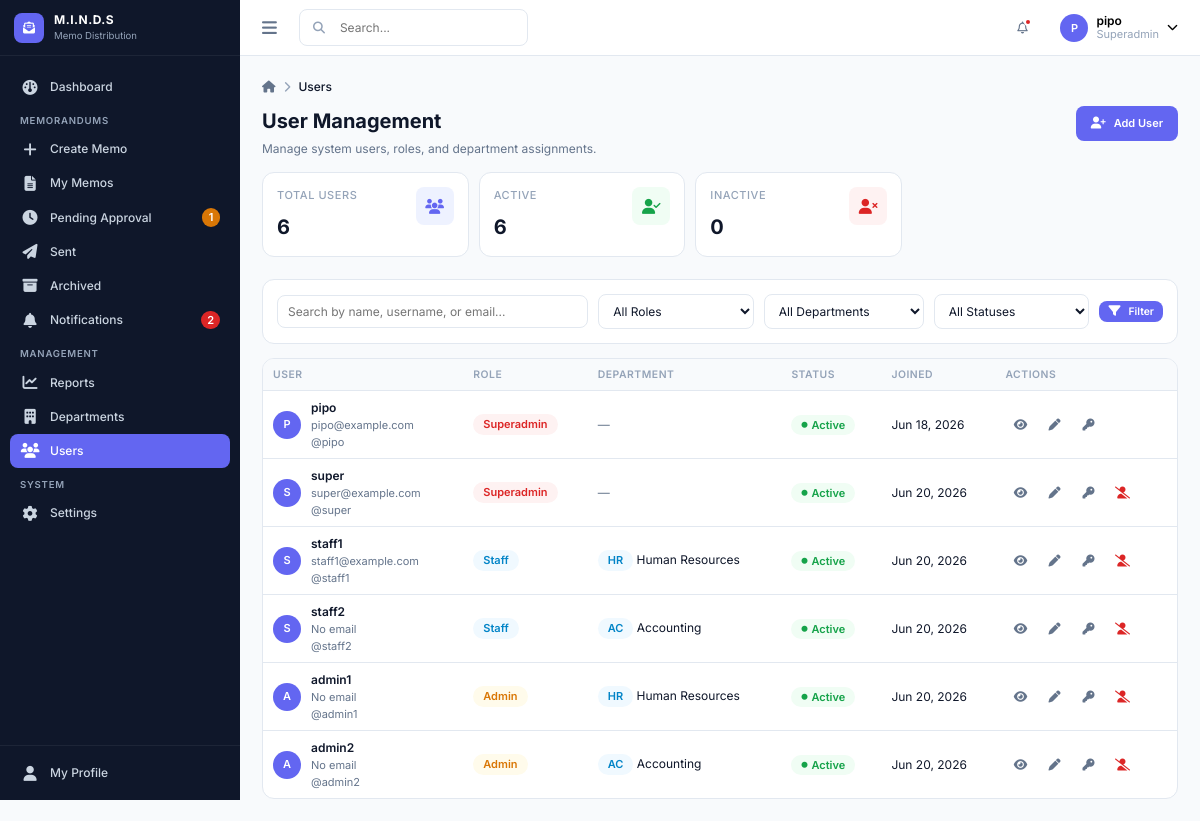
Page /users/ (signed in) on the committed database.
### accounts/models.py (models this page shows, shortened)
class User(AbstractUser):
    class Role(models.TextChoices):
        SUPERADMIN = "superadmin", "Superadmin"
        ADMIN      = "admin",      "Admin"
        STAFF      = "staff",      "Staff"
    role = models.CharField(max_length=20, choices=Role.choices, default=Role.STAFF)
    department = models.ForeignKey(
        "departments.Department",
        on_delete=models.SET_NULL,
        null=True, blank=True,
        related_name="members",
    )
    @property
    def is_superadmin(self):
        return self.role == self.Role.SUPERADMIN
    def can_send_directly(self):
        return self.role in (self.Role.SUPERADMIN, self.Role.ADMIN)
    def can_manage_departments(self):
        return self.role == self.Role.SUPERADMIN

### departments/models.py (models this page shows, shortened)
class Department(models.Model):
    name = models.CharField(max_length=150, unique=True)
    code = models.CharField(max_length=20, unique=True)
    description = models.TextField(blank=True)
    created_at = models.DateTimeField(auto_now_add=True)
    class Meta:
        ordering = ["name"]
    def __str__(self):
        return self.name

### users/views.py (the view)
# urls.py: path("", views.UserListView.as_view(), name="list"),
class UserListView(LoginRequiredMixin, SuperadminRequiredMixin, ListView):
    model = User
    template_name = "users/user_list.html"
    context_object_name = "users"
    paginate_by = 15
    def get_queryset(self):
        qs = User.objects.select_related("department").order_by("first_name", "last_name")
        q = self.request.GET.get("q")
        role = self.request.GET.get("role")
        dept = self.request.GET.get("department")
        status = self.request.GET.get("status")
        if q:
            qs = qs.filter(Q(first_name__icontains=q) | Q(last_name__icontains=q) | Q(username__icontains=q) | Q(email__icontains=q))
        if role:
            qs = qs.filter(role=role)
        if dept:
            qs = qs.filter(department_id=dept)
        if status == "active":
            qs = qs.filter(is_active=True)
        elif status == "inactive":
            qs = qs.filter(is_active=False)
        return qs
    def get_context_data(self, **kwargs):
        context = super().get_context_data(**kwargs)
        context.update({
            "page_title": "User Management",
            "page_subtitle": "Manage system users, roles, and department assignments.",
            "breadcrumbs": [{"label": "Users"}],
            "filter_form": UserFilterForm(self.request.GET),
            "total_users": User.objects.count(),
            "active_users": User.objects.filter(is_active=True).count(),
            "inactive_users": User.objects.filter(is_active=False).count(),
        })
        return context

### users/forms.py
class UserFilterForm(forms.Form):
    q = forms.CharField(required=False, widget=forms.TextInput(attrs={"class": "form-control", "placeholder": "Search by name, username, or email..."}))
    role = forms.ChoiceField(required=False, choices=[("", "All Roles")] + list(User.Role.choices), widget=forms.Select(attrs={"class": "form-control"}))
    department = forms.ModelChoiceField(required=False, queryset=Department.objects.all().order_by("name"), empty_label="All Departments", widget=forms.Select(attrs={"class": "form-control"}))
    status = forms.ChoiceField(required=False, choices=[("", "All Statuses"), ("active", "Active"), ("inactive", "Inactive")], widget=forms.Select(attrs={"class": "form-control"}))

### core/context_processors.py (called while the page is built, shortened)
def global_counts(request):
    if not request.user.is_authenticated:
        return {}
    user = request.user
    data = {
        "unread_notif_count": Notification.objects.for_user(user).unread().count(),
        "recent_notifications": (
            Notification.objects.for_user(user).select_related("memo")[:6]
        ),
    }
    if user.can_send_directly():
        data["pending_count"] = Memorandum.objects.visible_to(user).pending_approval().count()
        data["draft_count"] = (
            Memorandum.objects.filter(created_by=user, status="draft").count()
        )
    return data

### core/permissions.py (called while the page is built)
    def test_func(self):
        user = self.request.user
        return user.is_authenticated and user.role in self.allowed_roles

### memos/models.py (called while the page is built, shortened)
    def visible_to(self, user):
        from django.db.models import Q
        if user.is_superadmin:
            return self

    def pending_approval(self):
        return self.filter(status=Memorandum.Status.PENDING)

### notifications/models.py (called while the page is built)
    def unread(self):
        return self.filter(is_read=False)

    def for_user(self, user):
        from memos.models import Memorandum
        return self.filter(
        user=user,
        memo__in=Memorandum.objects.visible_to(user)
    )

### users/templates/users/user_list.html (shortened to what this page needs)
{% extends "base.html" %}
{% block breadcrumb %}{% include "partials/breadcrumb.html" %}{% endblock %}
{% block content %}
<div class="page-header">
    <div><h1>User Management</h1><p>Manage system users, roles, and department assignments.</p></div>
    <div class="page-header-actions">
        <a href="{% url 'users:create' %}" class="btn btn-primary"><i class="fa-solid fa-user-plus"></i> Add User</a>
    </div>
</div>
<div class="stats-grid" style="grid-template-columns:repeat(3,1fr);max-width:640px;margin-bottom:var(--space-6);">
    {% include "partials/stats_card.html" with label="Total Users" value=total_users icon="users" color="primary" %}
    {% include "partials/stats_card.html" with label="Active" value=active_users icon="user-check" color="success" %}
    {% include "partials/stats_card.html" with label="Inactive" value=inactive_users icon="user-xmark" color="danger" %}
</div>
<div class="card mb-4">
    <form method="get" class="flex flex-wrap items-center gap-3">
        <div style="flex:2;min-width:200px;">{{ filter_form.q }}</div>
        <div style="flex:1;min-width:140px;">{{ filter_form.role }}</div>
        <div style="flex:1;min-width:160px;">{{ filter_form.department }}</div>
        <div style="flex:1;min-width:140px;">{{ filter_form.status }}</div>
        <button type="submit" class="btn btn-primary btn-sm"><i class="fa-solid fa-filter"></i> Filter</button>
    </form>
</div>
<div class="table-wrapper">
    {% if users %}
    <table class="data-table">
        <thead>
            <tr><th>User</th><th>Role</th><th>Department</th><th>Status</th><th>Joined</th><th>Actions</th></tr>
        </thead>
        <tbody>
            {% for u in users %}
            <tr>
                <td data-label="User">
                    <div class="cell-title">
                        <div class="user-avatar">{{ u.first_name|first|default:u.username|first|upper }}</div>
                        <div>
                            <div class="font-semibold">{{ u.get_full_name|default:u.username }}</div>
                            <div class="text-xs text-muted">{{ u.email|default:"No email" }}</div>
                            <div class="text-xs text-muted">@{{ u.username }}</div>
                        </div>
                    </div>
                </td>
                <td data-label="Role">
                    <span class="badge {% if u.role == 'superadmin' %}badge-priority-urgent{% elif u.role == 'admin' %}badge-priority-important{% else %}badge-draft{% endif %}">{{ u.get_role_display }}</span>
                </td>
                <td data-label="Department">
                    {% if u.department %}<span class="badge badge-draft">{{ u.department.code }}</span> {{ u.department.name }}
                    {% else %}<span class="text-muted">—</span>{% endif %}
                </td>
                <td data-label="Status">
                    {% if u.is_active %}<span class="badge badge-sent"><i class="fa-solid fa-circle" style="font-size:6px;"></i> Active</span>
                    {% else %}<span class="badge badge-archived"><i class="fa-solid fa-circle" style="font-size:6px;"></i> Inactive</span>{% endif %}
                </td>
                <td data-label="Joined">{{ u.date_joined|date:"M d, Y" }}</td>
                <td data-label="Actions">
                    <div class="flex items-center gap-1">
                        <a href="{% url 'users:detail' u.pk %}" class="btn btn-ghost btn-sm btn-icon" title="View"><i class="fa-solid fa-eye"></i></a>
                        <a href="{% url 'users:edit' u.pk %}" class="btn btn-ghost btn-sm btn-icon" title="Edit"><i class="fa-solid fa-pen"></i></a>
                        <a href="{% url 'users:reset_password' u.pk %}" class="btn btn-ghost btn-sm btn-icon" title="Reset Password"><i class="fa-solid fa-key"></i></a>
                        {% if u != request.user %}
                        <form method="post" action="{% url 'users:toggle_active' u.pk %}" style="display:inline;">
                            <button type="submit" class="btn btn-ghost btn-sm btn-icon" title="{% if u.is_active %}Deactivate{% else %}Activate{% endif %}" onclick="return confirm('{% if u.is_active %}Deactivate{% else %}Activate{% endif %} this user?')">
                                {% if u.is_active %}<i class="fa-solid fa-user-slash" style="color:var(--color-danger);"></i>
                                {% else %}<i class="fa-solid fa-user-check" style="color:var(--color-success);"></i>{% endif %}
                            </button>
                        </form>
                        {% endif %}
                    </div>
                </td>
            </tr>
            {% endfor %}
        </tbody>
    </table>
    {% else %}
        {% include "partials/empty_state.html" with icon="users" title="No users found" message="Try adjusting your filters or add a new user." action_url="/users/create/" action_label="Add User" %}
    {% endif %}
</div>
{% endblock %}

### core/templates/partials/topbar.html (shortened to what this page needs)
<header class="topbar">
    <div class="topbar-left">
        <button class="sidebar-toggle" id="sidebarToggle" aria-label="Toggle sidebar">
            <i class="fa-solid fa-bars"></i>
        </button>
        {% include "partials/search_bar.html" %}
    </div>
    <div class="topbar-right">
        <div class="user-menu">
            <button class="topbar-icon-btn" id="notifBellToggle" aria-label="Notifications">
                <i class="fa-regular fa-bell"></i>
                {% if unread_notif_count %}<span class="badge-dot"></span>{% endif %}
            </button>
        </div>
        <div class="user-menu">
            <button class="user-menu-trigger" id="userMenuToggle">
                <div class="user-avatar">{{ user.first_name|first|default:user.username|first|upper }}</div>
                <div class="user-menu-info hide-mobile">
                    <div class="name">{{ user.get_full_name|default:user.username }}</div>
                    <div class="role">{{ user.get_role_display }}</div>
                </div>
                <i class="fa-solid fa-chevron-down text-xs hide-mobile"></i>
            </button>
        </div>
    </div>
</header>

### core/static/css/base.css (style rules this page uses)
:root { --color-primary: #6366f1; --color-primary-hover: #4f46e5; --color-primary-light: #eef2ff; --color-sidebar-bg: #0f172a; --color-sidebar-text: #cbd5e1; --color-sidebar-text-active: #ffffff; --color-sidebar-hover: #1e293b; --color-sidebar-active-bg: #6366f1; --color-bg: #f8fafc; --color-card: #ffffff; --color-border: #e2e8f0; --color-text-primary: #0f172a; --color-text-secondary: #64748b; --color-text-muted: #94a3b8; --color-success: #16a34a; --color-success-bg: #f0fdf4; --color-warning: #d97706; --color-warning-bg: #fffbeb; --color-danger: #dc2626; --color-danger-bg: #fef2f2; --color-info: #0284c7; --color-info-bg: #f0f9ff; --color-priority-normal: #64748b; --color-priority-important: #d97706; --color-priority-urgent: #dc2626; --color-unread-bg: #eef2ff; --color-unread-dot: #6366f1; --font-family: 'Inter', -apple-system, BlinkMacSystemFont, sans-serif; --font-size-xs: 0.75rem; --font-size-sm: 0.8125rem; --font-size-base: 0.875rem; --font-size-md: 1rem; --font-size-lg: 1.125rem; --font-size-xl: 1.375rem; --font-size-2xl: 1.75rem; --font-weight-normal: 400; --font-weight-medium: 500; --font-weight-semibold: 600; --font-weight-bold: 700; --space-1: 4px; --space-2: 8px; --space-3: 12px; --space-4: 16px; --space-5: 20px; --space-6: 24px; --space-8: 32px; --space-10: 40px; --space-12: 48px; --radius-sm: 6px; --radius-md: 8px; --radius-lg: 12px; --radius-full: 9999px; --shadow-sm: 0 1px 2px 0 rgba(15,23,42,.05); --shadow-md: 0 4px 6px -1px rgba(15,23,42,.07),0 2px 4px -2px rgba(15,23,42,.05); --shadow-lg: 0 10px 15px -3px rgba(15,23,42,.08),0 4px 6px -4px rgba(15,23,42,.05); --sidebar-width: 260px; --sidebar-width-collapsed: 76px; --topbar-height: 64px; --transition-speed: 0.18s; }
*,*::before,*::after { box-sizing:border-box;margin:0;padding:0 }
html { font-size:16px }
body { font-family:var(--font-family);font-size:var(--font-size-base);color:var(--color-text-primary);background-color:var(--color-bg);line-height:1.5;-webkit-font-smoothing:antialiased }
a { color:inherit;text-decoration:none }
button { font-family:inherit;cursor:pointer }
input,textarea,select { font-family:inherit;font-size:inherit }
.text-xs { font-size:var(--font-size-xs) }
.font-semibold { font-weight:var(--font-weight-semibold) }
.text-muted { color:var(--color-text-secondary) }
.flex { display:flex }
.items-center { align-items:center }
.gap-1 { gap:var(--space-1) }
.gap-3 { gap:var(--space-3) }
.mb-4 { margin-bottom:var(--space-4) }

### rows in the picture
User: first_name|first "P", get_full_name "pipo", role "Superadmin", email "pipo@example.com", username "pipo", is_active True (drawn), date_joined "Jun 18, 2026"
User: first_name|first "S", get_full_name "super", email "super@example.com", username "super", role "Superadmin", is_active True (drawn), date_joined "Jun 20, 2026"
User: first_name|first "S", get_full_name "staff1", email "staff1@example.com", username "staff1", role "Staff", department.code "HR", department.name "Human Resources", is_active True (drawn), date_joined "Jun 20, 2026"
User: first_name|first "S", get_full_name "staff2", email "No email", username "staff2", role "Staff", department.code "AC", department.name "Accounting", is_active True (drawn), date_joined "Jun 20, 2026"
User: first_name|first "A", get_full_name "admin1", email "No email", username "admin1", role "Admin", department.code "HR", department.name "Human Resources", is_active True (drawn), date_joined "Jun 20, 2026"
User: first_name|first "A", get_full_name "admin2", email "No email", username "admin2", role "Admin", department.code "AC", department.name "Accounting", is_active True (drawn), date_joined "Jun 20, 2026"

### other values in the picture
{{ pending_count }} "1"
{{ unread_notif_count }} "2"
{{ item.label }} "Users"
{{ label }} "TOTAL USERS ACTIVE INACTIVE"
{{ value }} "6 6 0"
